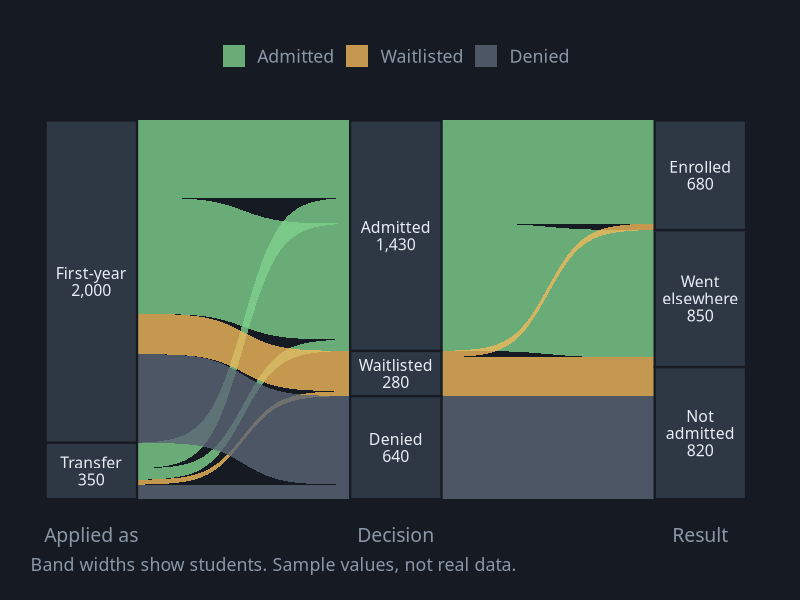
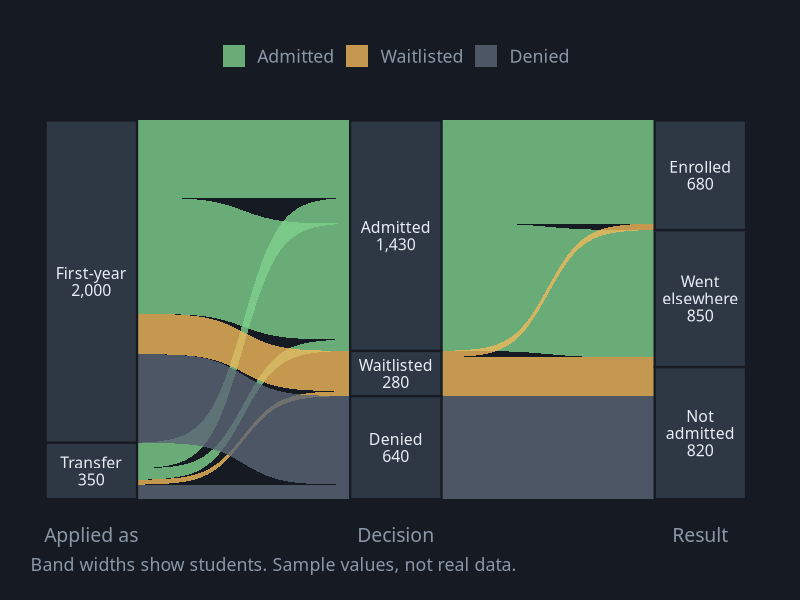

Here is the R script that generated these plots, in order:
# Sankey Diagram
# Question: How did this year's 2,350 applicants move from applying to enrolling?
# Put this script and sankey.csv in the same folder, then in RStudio choose
# Session > Set Working Directory > To Source File Location.
# Also needs: ggalluvial. Run install.packages("ggalluvial") once.

library(tidyverse)
library(ggalluvial)

# ---- Gallery look: dark background, soft gray text ----
font <- "IBM Plex Sans"   # use "sans" if IBM Plex Sans is not installed
ink  <- "#8B97A7"

theme_gallery <- function() {
  theme_minimal(base_size = 16, base_family = font) +
    theme(
      plot.background  = element_rect(fill = "#161B23", color = NA),
      panel.grid       = element_line(color = "#222A34"),
      panel.grid.minor = element_blank(),
      text             = element_text(color = ink),
      axis.text        = element_text(color = ink),
      legend.position  = "top",
      legend.title     = element_blank(),
      plot.margin      = margin(24, 28, 18, 18)
    )
}

pal <- c("Admitted" = "#7FD18C", "Waitlisted" = "#F0B95A", "Denied" = "#5B6676")

df <- read_csv("sankey.csv", show_col_types = FALSE) |>
  mutate(across(c(applied_as, decision, result), fct_inorder))

# Each axis is one stage; the bands between them are colored by the decision
p <- ggplot(df, aes(axis1 = applied_as, axis2 = decision, axis3 = result, y = students)) +
  geom_alluvium(aes(fill = decision), width = 0.3, alpha = 0.8, curve_type = "sigmoid") +
  geom_stratum(width = 0.3, fill = "#2E3845", color = "#161B23", linewidth = 0.8) +
  # Each stage's boxes are labeled with their name and total
  geom_text(stat = "stratum",
            aes(label = paste0(str_wrap(after_stat(stratum), 10), "\n", scales::comma(after_stat(count)))),
            color = "#E8EDF4", family = font, size = 4, lineheight = 0.9) +
  scale_x_discrete(limits = c("Applied as", "Decision", "Result"),
                   expand = expansion(add = 0.2)) +
  scale_fill_manual(values = pal) +
  labs(x = NULL, y = NULL, caption = "Band widths show students. Sample values, not real data.") +
  theme_gallery() +
  theme(panel.grid = element_blank(), axis.text.y = element_blank(),
        axis.text.x = element_text(size = 14, color = ink),
        plot.caption = element_text(color = ink, hjust = 0))

ggsave("sankey.png", p, width = 9, height = 6, dpi = 200)
p
